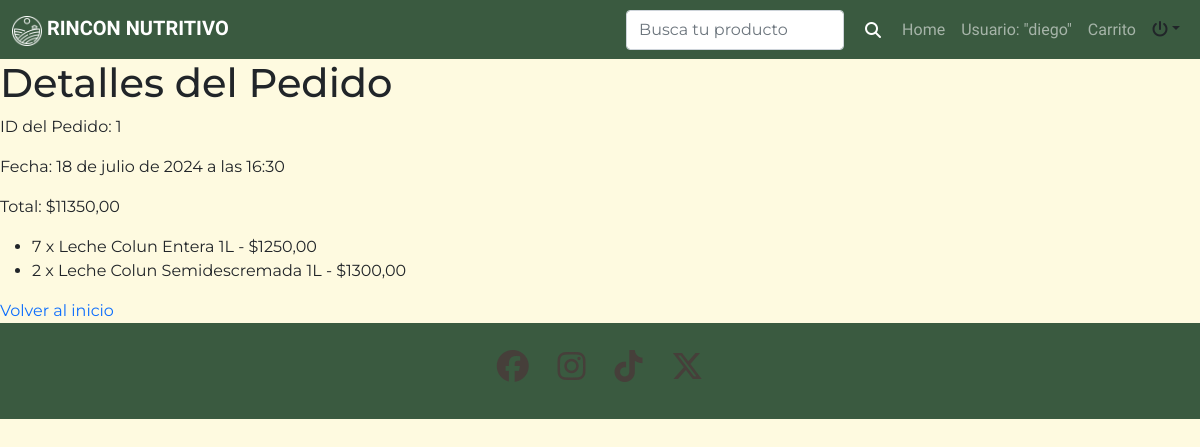
Screenshot of /pedido/1/ (signed in) with the database file from the repository.
### app/models.py (models this page shows, shortened)
class Pedido(models.Model):
    usuario = models.ForeignKey(User, on_delete=models.CASCADE)
    fecha = models.DateTimeField(auto_now_add=True)
    total = models.DecimalField(max_digits=10, decimal_places=2, default=0)

class PedidoItem(models.Model):
    pedido = models.ForeignKey(Pedido, on_delete=models.CASCADE, related_name='items')
    alimento = models.ForeignKey(Alimento, on_delete=models.CASCADE)
    cantidad = models.PositiveIntegerField()
    precio = models.DecimalField(max_digits=10, decimal_places=2)

class Alimento(models.Model):
    nombre_alimento = models.CharField(max_length=30)
    descripcion = models.TextField(max_length=1000)
    precio = models.PositiveIntegerField()
    imagen = models.ImageField(upload_to='alimentos/')
    cantidad = models.PositiveIntegerField()
    proteinas = models.FloatField(max_length=3, null =True)
    carbohidratos = models.FloatField(max_length=3, null =True)
    grasas = models.FloatField(max_length=3, null =True)
    energia = models.FloatField(max_length=3, null =True)
    id_categoria = models.ForeignKey(CategoriaAlimento, on_delete=models.SET_NULL, null=True, blank=True)

### app/views.py (the view)
# urls.py: path('pedido/<int:pedido_id>/', ver_pedido, name='ver_pedido'),
@login_required
def ver_pedido(request, pedido_id):
    pedido = get_object_or_404(Pedido, id=pedido_id)
    items = PedidoItem.objects.filter(pedido=pedido)
    return render(request, 'app/pedido.html', {'pedido': pedido, 'items': items})

### app/templates/app/pedido.html
{% extends 'app/base.html' %}
{% block contenido %}
<h1>Detalles del Pedido</h1>
<p>ID del Pedido: {{ pedido.id }}</p>
<p>Fecha: {{ pedido.fecha }}</p>
<p>Total: ${{ pedido.total }}</p>
<ul>
    {% for item in items %}
    <li>{{ item.cantidad }} x {{ item.alimento.nombre_alimento }} - ${{ item.precio }}</li>
    {% endfor %}
</ul>
<a href="{% url 'home' %}">Volver al inicio</a>
{% endblock %}

### app/templates/app/base.html (shortened to what this page needs)
<!DOCTYPE html>
<html lang="en">
<head>
    <link href="https://cdn.jsdelivr.net/npm/bootstrap@5.0.2/dist/css/bootstrap.min.css" rel="stylesheet">
    <link rel="stylesheet" href="https://cdnjs.cloudflare.com/ajax/libs/font-awesome/6.6.0/css/all.min.css">
    {% load static %}
    <link rel="stylesheet" href="{% static 'app/css/estilos.css' %}">
</head>
<body class="body-base">
  <header>
    <nav class="navbar navbar-expand-lg navbar-dark">
        <div class="container-fluid">
            <a class="navbar-brand" href="#">
                <img src="{% static 'app/img/Iconos/Logo-B.png' %}" alt="" width="30" height="30" class="d-inline-block align-text-top">
                RINCON NUTRITIVO
            </a>
            <div class="collapse navbar-collapse" id="navbarSupportedContent">
                <ul class="navbar-nav ms-auto mb-2 mb-lg-0">
                    {% if user.is_authenticated %}
                        <form class="d-flex" method="get" action="{% url 'home' %}">
                            <input class="form-control me-2" type="search" name="search" placeholder="Busca tu producto" aria-label="Search">
                            <button class="btn btn-icon" type="submit">
                                <i class="fa-solid fa-magnifying-glass"></i>
                            </button>
                        </form>
                        <li class="nav-item">
                            <a class="nav-link" href="{% url 'home' %}">Home</a>
                        </li>
                        <li class="nav-item">
                            <a class="nav-link" href="#">Usuario: "{{ user.username }}"</a>
                        </li>
                        <li class="nav-item">
                            <a class="nav-link" href="{% url 'ver_carrito' %}">Carrito</a>
                        </li>
                        <div class="nav-item dropdown">
                            <a class="nav-link dropdown-toggle text-dark" data-bs-toggle="dropdown" role="buton"
                                aria-expanded="false"><i class="fa-solid fa-power-off"></i></a>
                        </div>
                        {% else %}
                        <li class="nav-item">
                            <a class="nav-link active" aria-current="page" href="{% url 'index' %}">Inicio</a>
                        </li>
                        {% endif %}
                </ul>
            </div>
        </div>
    </nav>
</header>
    {% block contenido %}
    {% endblock contenido %}
    <footer class=" text-white text-center py-5">
        <div class="container">
            <div class="row justify-content-center">
                <div class="col-xs-12 col-md-6 col-lg-3">
                    <h2>
                        <i class="fa-brands fa-facebook"></i>
                        <i class="fa-brands fa-instagram"></i>
                        <i class="fa-brands fa-tiktok"></i>
                        <i class="fa-brands fa-x-twitter"></i>
                    </h2>
                </div>
            </div>
        </div>
    </footer>
</body>
</html>

### app/static/app/css/estilos.css (style rules this page uses)
.body-base { margin: 0; background-color: #FEFAE0; font-family: "Montserrat", sans-serif; }
.navbar { background-color: #3A5A40; }
.navbar-brand { font-family: "Bona Nova", serif; font-weight: 700; }
.nav-link { font-family: "Bona Nova", serif; }
footer { position: relative; bottom: 0; width: 100%; background-color: #3A5A40; height: 56px; display: flex; align-items: center; justify-content: center; }
footer i { margin: 0 10px; }
.btn-icon { display: flex; align-items: center; justify-content: center; width: auto; height: auto; }
.btn-icon i { font-size: 16px; color: #fff; }
a { text-decoration: none; }
.detalles h1, h2 { color: #463F3A; font-weight: 600; }

### rows the page displays
Pedido: id "1", fecha "18 de julio de 2024 a las 16:30", total "11350,00"
PedidoItem: cantidad "7", alimento.nombre_alimento "Leche Colun Entera 1L", precio "1250,00"
PedidoItem: cantidad "2", alimento.nombre_alimento "Leche Colun Semidescremada 1L", precio "1300,00"

### other values shown
{{ user.username }} "diego"
